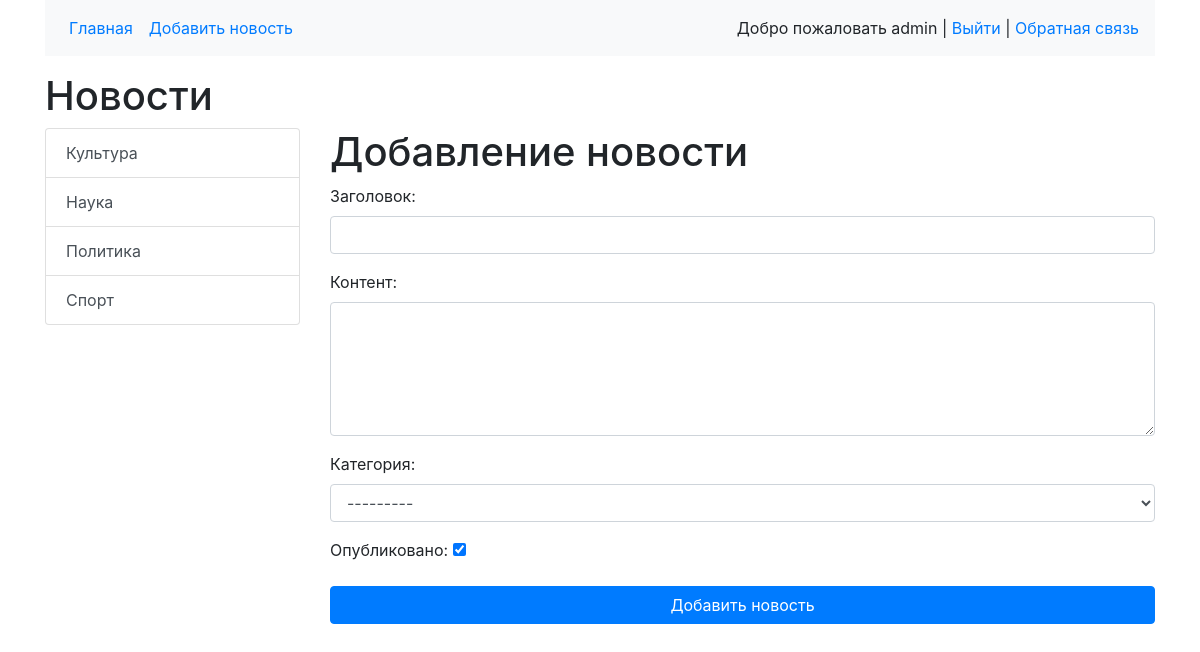
The app's page /blog/add_news/ (signed in) with its own data.
### blog/models.py (models this page shows)
class Category(models.Model):
    title = models.CharField(max_length=150, db_index=True, verbose_name='Наименование категории')
    def __str__(self):
        return self.title
    def get_absolute_url(self):
        return reverse('category', kwargs={'category_id': self.pk})
    class Meta:
        verbose_name = 'Категория'
        verbose_name_plural = 'Категории'
        ordering = ['title']

### blog/views.py (the view)
# urls.py: path('blog/add_news/', CreateNews.as_view(), name='add_news'),
class CreateNews(LoginRequiredMixin, CreateView):
    form_class = NewsForm
    template_name = 'blog/add_news.html'
    raise_exception = True

### blog/forms.py
class NewsForm(forms.ModelForm):
    class Meta:
        model = News
        fields = ['title', 'content', 'category', 'is_published']
        widgets = {
            'title': forms.TextInput(attrs={'class': 'form-control'}),
            'content': forms.Textarea(attrs={'class': 'form-control', 'rows': 5}),
            'category': forms.Select(attrs={'class': 'form-control', })
        }

### blog/templatetags/news_tags.py (called while the page is built)
@register.simple_tag(name='get_list_categories')
def get_categories():
    return Category.objects.all()

@register.inclusion_tag('blog/list_categories.html')
def show_categories():
    categories = Category.objects.all()
    return {'categories': categories}

### blog/templates/blog/add_news.html (shortened to what this page needs)
{% extends 'base.html'%}
{% block sidebar %}
{% include 'inc/_sidebar.html' %}
{% endblock %}
{% block content %}
<h1>Добавление новости</h1>
<form action="{% url 'add_news' %}" method="post">
     {{ form.as_p }}
    <button type="submit" class="btn btn-primary btn-block">Добавить новость</button>
</form>
{% endblock %}

### templates/inc/_nav.html
<div class="container">
    <nav class="navbar navbar-expand-lg bg-light">
    <div class="collapse navbar-collapse" id="navbarSupportedContent">
      <ul class="navbar-nav me-auto mb-2 mb-lg-0">
        <li class="nav-item"><a class="nav-link active" aria-current="page" href="{% url 'home' %}">Главная</a></li>
          {% if request.user.is_authenticated %}
          <li class="nav-item"><a class="nav-link active" aria-current="page" href="{% url 'add_news' %}">Добавить новость</a></li>
          {% endif %}
      </ul>
    </div>
        <span class="navbar-text">
            {% if request.user.is_authenticated %}
            Добро пожаловать {{ user.username }} | <a href="{% url 'logout' %}">Выйти </a>|
            <a href="{% url 'contact' %}">Обратная связь</a>
            {% else %}
            <a href="{% url 'register' %}">Зарегистрироваться</a> | <a href="{% url 'login' %}">Войти</a>
            {% endif %}
    </span>
</nav>
</div>

### templates/inc/_sidebar.html
{% load news_tags %}
<div class="list-group">
    {% get_list_categories as categories%}
    {% for item in categories %}
    <a href="{{ item.get_absolute_url }}" class="list-group-item list-group-item-action" aria-current="true">
        {{item.title}}</a>
    {% endfor %}
</div>
<br>

### records on screen
Category: title "Культура"
Category: title "Наука"
Category: title "Политика"
Category: title "Спорт"

### other values on screen
{{ user.username }} "admin"
